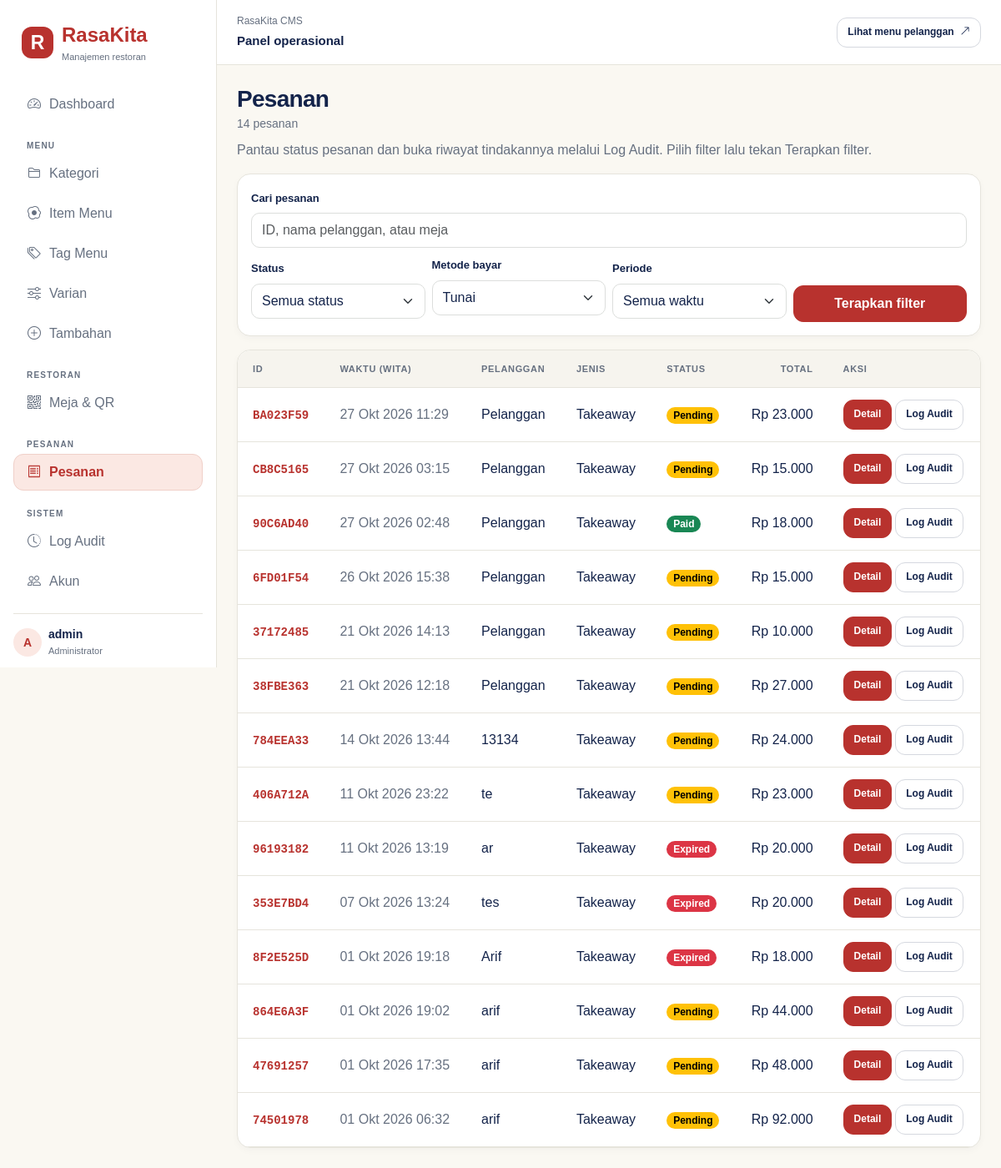
Screenshot of /staff/orders/ (signed in) with the database file from the repository.
### orders/models.py (models this page shows, shortened)
class Order(models.Model):
    class Status(models.TextChoices):
        PENDING = "PENDING", "Pending"
        PAID = "PAID", "Paid"
        CANCELLED = "CANCELLED", "Cancelled"
        EXPIRED = "EXPIRED", "Expired"
        REFUNDED = "REFUNDED", "Refunded"
    class OrderType(models.TextChoices):
        DINE_IN = "DINE_IN", "Dine in"
        TAKEAWAY = "TAKEAWAY", "Takeaway"
    public_id = models.CharField(max_length=12, unique=True, default=new_public_id, editable=False)
    status = models.CharField(
        max_length=12, choices=Status.choices, default=Status.PENDING, db_index=True
    )
    customer_name = models.CharField(max_length=150)
    phone = models.CharField(max_length=32, blank=True)
    order_type = models.CharField(max_length=10, choices=OrderType.choices)
    table = models.ForeignKey(
        Table, null=True, blank=True, on_delete=models.PROTECT, related_name="orders"
    )
    note = models.TextField(blank=True)
    total = models.DecimalField(
        max_digits=12, decimal_places=2, default=Decimal("0.00"), validators=[MinValueValidator(0)]
    )
    created_at = models.DateTimeField(auto_now_add=True, db_index=True)
    updated_at = models.DateTimeField(auto_now=True)
    expires_at = models.DateTimeField(db_index=True)
    paid_at = models.DateTimeField(null=True, blank=True)
    cancelled_at = models.DateTimeField(null=True, blank=True)
    refunded_at = models.DateTimeField(null=True, blank=True)
    processed_by_cashier = models.ForeignKey(
        settings.AUTH_USER_MODEL,
        null=True,
        blank=True,
        on_delete=models.PROTECT,
        related_name="processed_orders",
    )
    cancelled_by_cashier = models.ForeignKey(
        settings.AUTH_USER_MODEL,
        null=True,
        blank=True,
        on_delete=models.PROTECT,
        related_name="cancelled_orders",
    )
    refunded_by = models.ForeignKey(
        settings.AUTH_USER_MODEL,
        null=True,
        blank=True,
        on_delete=models.PROTECT,
        related_name="refunded_orders",
    )
    class Meta:
        indexes = [
            models.Index(fields=["status", "created_at"]),
            models.Index(fields=["status", "expires_at"]),
        ]
        constraints = [
            models.CheckConstraint(condition=Q(total__gte=0), name="order_total_nonnegative"),
            models.CheckConstraint(
                condition=Q(order_type="DINE_IN", table__isnull=False)
                | Q(order_type="TAKEAWAY", table__isnull=True),
                name="order_table_matches_type",
            ),
        ]

### users/views.py (the view)
# urls.py: path('orders/', views.orders, name='orders'),
@cms_required
def orders(request: HttpRequest) -> HttpResponse:
    qs = Order.objects.select_related('table').order_by('-created_at', '-pk')
    q = request.GET.get('q', '').strip()
    status = request.GET.get('status', '')
    order_type = request.GET.get('type', '')
    period = request.GET.get('period', '')
    status_choices = list(Order._meta.get_field('status').choices)
    type_choices = list(Order._meta.get_field('order_type').choices)
    if q:
        qs = qs.filter(
            Q(public_id__icontains=q)
            | Q(customer_name__icontains=q)
            | Q(table__number__icontains=q)
        )
    if status in {value for value, _ in status_choices}:
        qs = qs.filter(status=status)
    else:
        status = ''
    if order_type in {value for value, _ in type_choices}:
        qs = qs.filter(order_type=order_type)
    else:
        order_type = ''
    if period == 'today':
        qs = qs.filter(created_at__date=timezone.localdate())
    elif period == '7':
        qs = qs.filter(created_at__gte=timezone.now() - timedelta(days=7))
    else:
        period = ''
    paginator = Paginator(qs, 25)
    page_obj = paginator.get_page(request.GET.get('page'))
    params = {
        key: value
        for key, value in {'q': q, 'status': status, 'type': order_type, 'period': period}.items()
        if value
    }
    return render(
        request,
        'users/orders.html',
        {
            'orders': page_obj,
            'page_obj': page_obj,
            'total': paginator.count,
            'q': q,
            'status': status,
            'order_type': order_type,
            'period': period,
            'status_choices': status_choices,
            'type_choices': type_choices,
            'querystring': urlencode(params),
            'filtered': bool(q or status or order_type or period),
        },
    )

### users/access.py (called while the page is built)
    @property
    def can_manage_catalog(self) -> bool:
        return self._user.is_authenticated and self._user.is_staff

### users/views.py (called while the page is built)
def _cms_user(user: AbstractUser | AnonymousUser) -> bool:
    return StaffAccess(user).can_manage_catalog

### users/templates/users/orders.html (shortened to what this page needs)
{% extends 'users/base.html' %}
{% block content %}
<div class="mb-3">
  <h1 class="h3 mb-0">Pesanan</h1>
  <small class="text-secondary">{{ total }} pesanan{% if filtered %} (difilter){% endif %}</small>
  <p class="text-secondary mt-2 mb-0">Pantau status pesanan dan buka riwayat tindakannya melalui Log Audit. Pilih filter lalu tekan Terapkan filter.</p>
</div>
<form method="get" class="card stat card-body mb-3" role="search" aria-label="Filter pesanan">
  <div class="row g-2 align-items-center">
    <div class="col-12">
      <label class="form-label" for="order-search">Cari pesanan</label>
      <input class="form-control" id="order-search" type="search" name="q" value="{{ q }}" placeholder="ID, nama pelanggan, atau meja">
    </div>
    <div class="col-6 col-lg-3">
      <label class="form-label" for="order-status">Status</label>
      <select class="form-select" id="order-status" name="status">
        <option value="">Semua status</option>
      </select>
    </div>
    <div class="col-6 col-lg-3">
      <label class="form-label small fw-semibold" for="method">Metode bayar</label>
      <select id="method" class="form-select k-input mb-2">
        <option value="CASH">Tunai</option><option value="CARD">Kartu</option>
      </select>
    </div>
    <div class="col-6 col-lg-3">
      <label class="form-label" for="order-period">Periode</label>
      <select class="form-select" id="order-period" name="period">
        <option value="">Semua waktu</option>
      </select>
    </div>
    <div class="col-12 col-lg-3 d-flex flex-wrap gap-2 align-self-end">
      <button class="btn btn-success flex-grow-1" type="submit">Terapkan filter</button>
    </div>
  </div>
</form>
<div class="card stat">
  <div class="table-responsive">
    <table class="table align-middle mb-0">
      <thead>
        <tr>
          <th>ID</th>
          <th>Waktu (WITA)</th>
          <th>Pelanggan</th>
          <th>Jenis</th>
          <th>Status</th>
          <th class="text-end">Total</th>
          <th>Aksi</th>
        </tr>
      </thead>
      <tbody>
        {% for order in orders %}
        <tr>
          <td class="fw-semibold">
            <a href="{% url 'staff:order-detail' order.public_id %}" class="text-decoration-none" title="Lihat rincian pesanan {{ order.public_id }}">
              <code class="text-primary fw-bold">{{ order.public_id }}</code>
            </a>
          </td>
          <td class="text-secondary">{{ order.created_at|date:'d M Y H:i' }}</td>
          <td>{{ order.customer_name }}</td>
          <td>{{ order.get_order_type_display }}{% if order.table %} · Meja {{ order.table.number }}{% endif %}</td>
          <td>
            <span class="badge rounded-pill {% if order.status == 'PAID' %}text-bg-success{% elif order.status == 'PENDING' %}text-bg-warning{% elif order.status == 'CANCELLED' or order.status == 'EXPIRED' %}text-bg-danger{% else %}text-bg-secondary{% endif %}">{{ order.get_status_display }}</span>
          </td>
          <td class="text-end">Rp {{ order.total|floatformat:"0g" }}</td>
          <td>
            <div class="d-flex gap-1">
              <a class="btn btn-sm btn-primary" href="{% url 'staff:order-detail' order.public_id %}">Detail</a>
              <a class="btn btn-sm btn-outline-secondary" href="{% url 'staff:audit-log' %}?q={{ order.public_id|urlencode }}" aria-label="Log Audit pesanan {{ order.public_id }}">Log Audit</a>
            </div>
          </td>
        </tr>
        {% empty %}
        <tr>
          <td colspan="7" class="text-center text-secondary py-4">{% if filtered %}Tidak ada pesanan yang cocok dengan filter.{% else %}Belum ada pesanan.{% endif %}</td>
        </tr>
        {% endfor %}
      </tbody>
    </table>
  </div>
</div>
{% endblock %}

### users/templates/users/nav.html (shortened to what this page needs)
<nav class="nav flex-column gap-1 flex-grow-1">
  <a
    class="px-3 py-2 {% if request.resolver_match.url_name == 'dashboard' %}active{% endif %}"
    href="{% url 'staff:dashboard' %}"
    ><i class="bi bi-speedometer2 me-2"></i>Dashboard</a
  >
  <span class="nav-label mt-3 px-3">MENU</span>
  <a
    class="px-3 py-2 {% if 'categor' in request.resolver_match.url_name %}active{% endif %}"
    href="{% url 'staff:categories' %}"
    ><i class="bi bi-folder2 me-2"></i>Kategori</a
  >
  <a
    class="px-3 py-2 {% if 'menu-item' in request.resolver_match.url_name %}active{% endif %}"
    href="{% url 'staff:menu-items' %}"
    ><i class="bi bi-egg-fried me-2"></i>Item Menu</a
  >
  <a
    class="px-3 py-2 {% if 'tag' in request.resolver_match.url_name %}active{% endif %}"
    href="{% url 'staff:tags' %}"
    ><i class="bi bi-tags me-2"></i>Tag Menu</a
  >
  <a
    class="px-3 py-2 {% if 'variant' in request.resolver_match.url_name %}active{% endif %}"
    href="{% url 'staff:variants' %}"
    ><i class="bi bi-sliders me-2"></i>Varian</a
  >
  <a
    class="px-3 py-2 {% if 'addon' in request.resolver_match.url_name %}active{% endif %}"
    href="{% url 'staff:addons' %}"
    ><i class="bi bi-plus-circle me-2"></i>Tambahan</a
  >
  <span class="nav-label mt-3 px-3">RESTORAN</span>
  <a
    class="px-3 py-2 {% if 'table' in request.resolver_match.url_name %}active{% endif %}"
    href="{% url 'staff:tables' %}"
    ><i class="bi bi-qr-code me-2"></i>Meja &amp; QR</a
  >
  <span class="nav-label mt-3 px-3">PESANAN</span>
  <a
    class="px-3 py-2 {% if 'order' in request.resolver_match.url_name %}active{% endif %}"
    href="{% url 'staff:orders' %}"
    ><i class="bi bi-receipt me-2"></i>Pesanan</a
  >
  <span class="nav-label mt-3 px-3">SISTEM</span>
  <a
    class="px-3 py-2 {% if 'audit' in request.resolver_match.url_name %}active{% endif %}"
    href="{% url 'staff:audit-log' %}"
    ><i class="bi bi-clock-history me-2"></i>Log Audit</a
  >
  {% if request.user.is_superuser %}
  <a
    class="px-3 py-2 {% if 'account' in request.resolver_match.url_name %}active{% endif %}"
    href="{% url 'staff:accounts' %}"
    ><i class="bi bi-people me-2"></i>Akun</a
  >
  {% endif %}
</nav>
<div class="cms-profile pt-3 mt-3 small">
  <div class="d-flex align-items-center gap-2 mb-2">
    <div
      class="cms-avatar rounded-circle d-flex align-items-center justify-content-center fw-semibold"
      style="width: 34px; height: 34px"
    >
      {{ request.user.username|slice:":1"|upper }}
    </div>
    <div>
      <div class="fw-semibold lh-sm">
        {{ request.user.get_full_name|default:request.user.username }}
      </div>
      <div class="cms-profile-role">Administrator</div>
    </div>
  </div>
  <form method="post" action="{% url 'staff:logout' %}">
    <button type="submit" class="px-2 py-1 d-inline-block border-0 bg-transparent">
    </button>
  </form>
</div>

### users/static/users/css/cms-shell.css (style rules this page uses)
.cms-app { --brand:#b8322e;--brand-dark:#962722;--brand-soft:#fbe8e3; --cms-ink:#13234a;--cms-muted:#667080;--cms-line:#e6e4dc; --bs-body-color:var(--cms-ink);--bs-body-bg:#faf8f2; --bs-border-color:var(--cms-line);--bs-border-radius:12px; --bs-link-color:var(--brand);--bs-link-hover-color:var(--brand-dark); --bs-link-color-rgb:184,50,46;--bs-link-hover-color-rgb:150,39,34; --bs-primary:#b8322e;--bs-primary-rgb:184,50,46; margin:0;background:var(--bs-body-bg);color:var(--cms-ink); font-family:Arial,Helvetica,sans-serif; }
.cms-app * { box-sizing:border-box }
.cms-app .text-secondary { color:var(--cms-muted)!important }
.cms-app h1,.cms-app h2,.cms-app h3 { font-weight:700;letter-spacing:-.025em }
.cms-app .sidebar a:not(.brand) { color:var(--cms-muted);text-decoration:none;border-radius:12px;min-height:44px;display:flex;align-items:center;gap:2px;border:1px solid transparent }
.cms-app .sidebar a.active { color:var(--brand);background:var(--brand-soft);border-color:#f0d0c9;font-weight:700 }
.cms-app .nav-label { font-size:10px;font-weight:700;letter-spacing:.12em;color:var(--cms-muted) }
.cms-app .cms-profile { color:var(--cms-ink);border-top:1px solid var(--cms-line) }
.cms-app .cms-profile-role { color:var(--cms-muted);font-size:11px;margin-top:3px }
.cms-app .cms-avatar { background:var(--brand-soft);color:var(--brand);width:34px;height:34px;flex-shrink:0 }
.cms-app .btn { border-radius:12px;font-weight:600;min-height:42px;padding:9px 16px }
.cms-app .btn-sm { font-size:12px;min-height:36px;padding:7px 12px }
.cms-app .btn-success,.cms-app .btn-primary { --bs-btn-bg:var(--brand);--bs-btn-border-color:var(--brand);--bs-btn-color:#fff; --bs-btn-hover-bg:var(--brand-dark);--bs-btn-hover-border-color:var(--brand-dark); --bs-btn-active-bg:var(--brand-dark);--bs-btn-active-border-color:var(--brand-dark); --bs-btn-disabled-bg:var(--brand);--bs-btn-disabled-border-color:var(--brand); }
.cms-app .btn-outline-secondary { --bs-btn-color:var(--cms-ink);--bs-btn-border-color:#d5d8df;--bs-btn-hover-bg:#edf0f8;--bs-btn-hover-color:var(--cms-ink);--bs-btn-hover-border-color:#bcc3d6 }
.cms-app .form-control,.cms-app .form-select { background-color:#fff;border-color:#dcdedc;color:var(--cms-ink);min-height:42px;border-radius:10px }
.cms-app .form-label { font-size:13px;font-weight:600 }
.cms-app .stat,.cms-app .form-card { border:1px solid var(--cms-line);border-radius:16px;background:#fff;box-shadow:0 3px 8px #13234a08 }
.cms-app .table { --bs-table-color:var(--cms-ink);--bs-table-border-color:var(--cms-line);--bs-table-bg:transparent }
.cms-app .table-responsive { max-width:100%;border-radius:16px;overscroll-behavior-x:contain }
.cms-app .table>:not(caption)>*>* { padding:14px 18px;white-space:nowrap }
.cms-app .table thead th { background:#f6f4ee;color:var(--cms-muted);font-size:11px;letter-spacing:.06em;text-transform:uppercase;font-weight:700 }
.cms-app .content h1,.cms-app .content p,.cms-app .cms-profile { overflow-wrap:anywhere }

### rows the page displays
Order: public_id "BA023F59", created_at "27 Okt 2026 11:29", customer_name "Pelanggan", order_type "Takeaway", status "Pending", total "23.000"
Order: public_id "CB8C5165", created_at "27 Okt 2026 03:15", customer_name "Pelanggan", order_type "Takeaway", status "Pending", total "15.000"
Order: public_id "90C6AD40", created_at "27 Okt 2026 02:48", customer_name "Pelanggan", order_type "Takeaway", status "Paid", total "18.000"
Order: public_id "6FD01F54", created_at "26 Okt 2026 15:38", customer_name "Pelanggan", order_type "Takeaway", status "Pending", total "15.000"
Order: public_id "37172485", created_at "21 Okt 2026 14:13", customer_name "Pelanggan", order_type "Takeaway", status "Pending", total "10.000"
Order: public_id "38FBE363", created_at "21 Okt 2026 12:18", customer_name "Pelanggan", order_type "Takeaway", status "Pending", total "27.000"
Order: public_id "784EEA33", created_at "14 Okt 2026 13:44", customer_name "13134", order_type "Takeaway", status "Pending", total "24.000"
Order: public_id "406A712A", created_at "11 Okt 2026 23:22", customer_name "te", order_type "Takeaway", status "Pending", total "23.000"
Order: public_id "96193182", created_at "11 Okt 2026 13:19", customer_name "ar", order_type "Takeaway", status "Expired", total "20.000"
Order: public_id "353E7BD4", created_at "07 Okt 2026 13:24", customer_name "tes", order_type "Takeaway", status "Expired", total "20.000"
Order: public_id "8F2E525D", created_at "01 Okt 2026 19:18", customer_name "Arif", order_type "Takeaway", status "Expired", total "18.000"
Order: public_id "864E6A3F", created_at "01 Okt 2026 19:02", customer_name "arif", order_type "Takeaway", status "Pending", total "44.000"
Order: public_id "47691257", created_at "01 Okt 2026 17:35", customer_name "arif", order_type "Takeaway", status "Pending", total "48.000"
Order: public_id "74501978", created_at "01 Okt 2026 06:32", customer_name "arif", order_type "Takeaway", status "Pending", total "92.000"

### other values shown
{{ request.user.username|slice:":1"|upper }} "A"
{{ request.user.get_full_name|default:request.user.username }} "admin"
{{ total }} "14"
